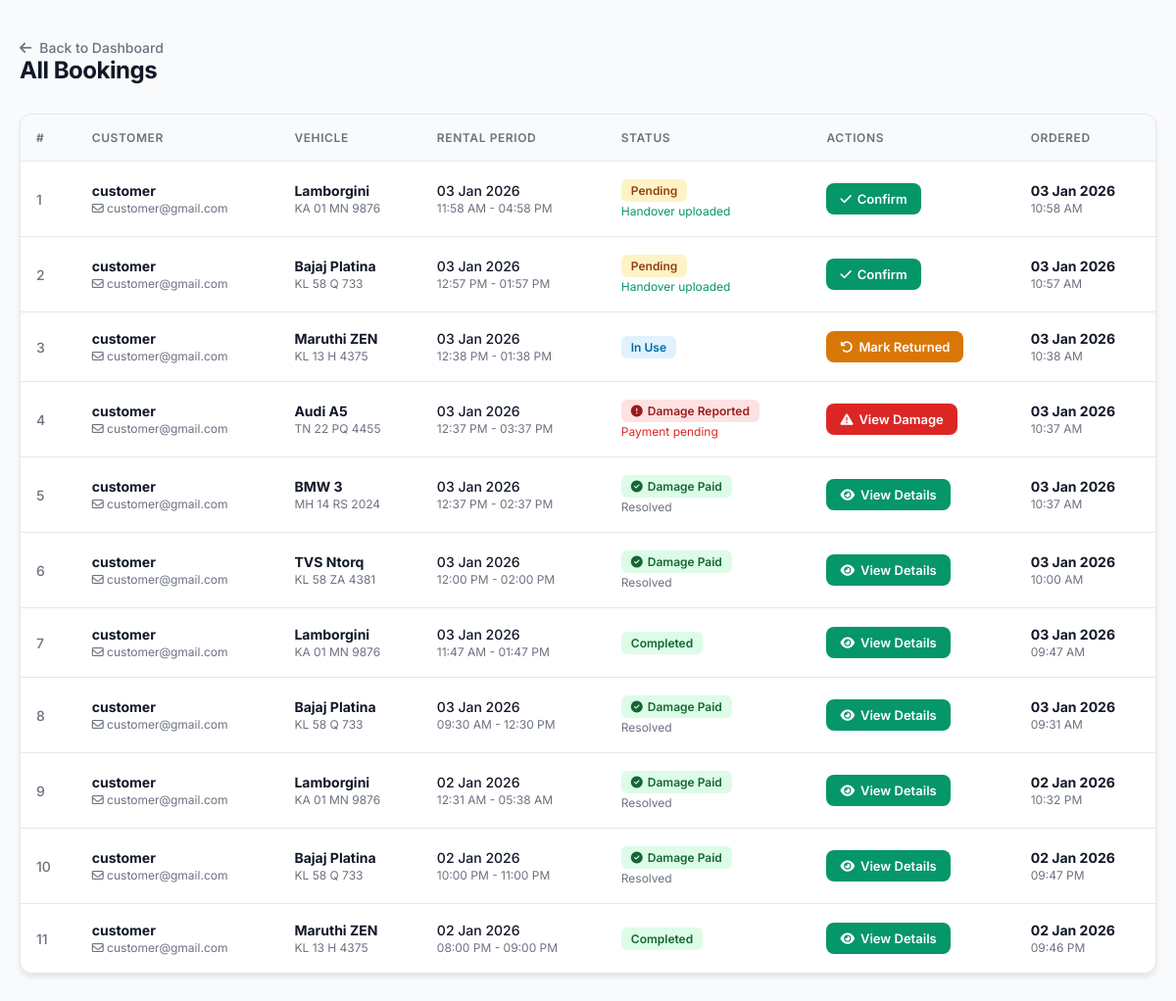
The page /admin_bookings/ (signed in) on the database as committed earlier.
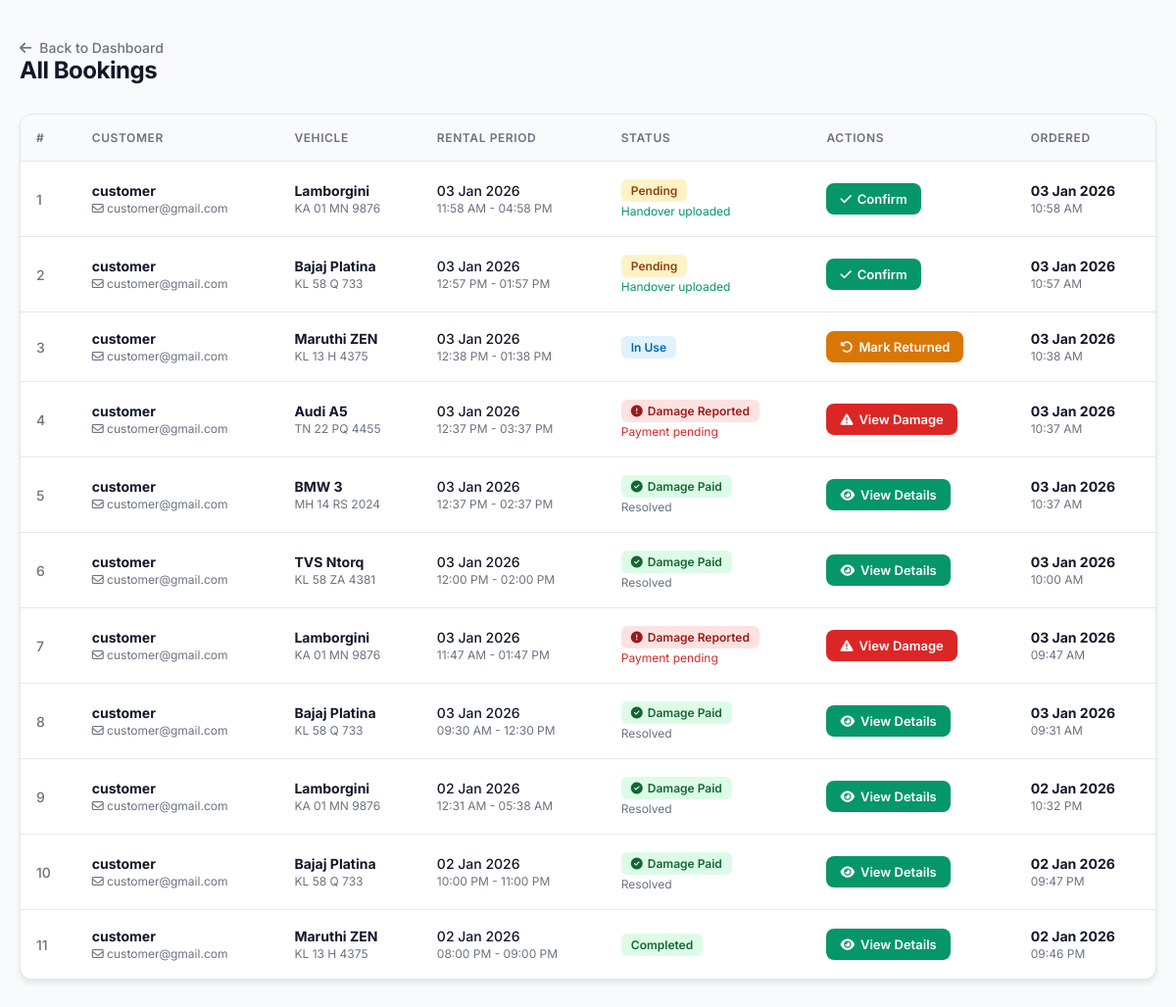
The same page on the database as committed later.
### wheelzy_app/models.py (models this page shows, shortened)
class Booking(models.Model):
    STATUS_CHOICES = (
        ('pending', 'Pending'),
        ('confirmed', 'Confirmed'),
        ('in_use', 'In Use'),
        ('returned', 'Completed'),
        ('damage_reported', 'Damage Reported'),
        ('cancelled', 'Cancelled'),
    )
    user = models.ForeignKey(
        User,
        on_delete=models.CASCADE,
        related_name="bookings",null=True, blank=True
    )
    vehicle = models.ForeignKey(
        Vehicle,
        on_delete=models.CASCADE,
        related_name="bookings", null=True, blank=True
    )
    start_time = models.DateTimeField()
    end_time = models.DateTimeField()
    total_price = models.DecimalField(
        max_digits=10,
        decimal_places=2,
        default=0
    )
    status = models.CharField(
        max_length=20,
        choices=STATUS_CHOICES,
        default="pending"
    )
    ordered_at = models.DateTimeField(auto_now_add=True)

class Vehicle(models.Model):
    VEHICLE_TYPES = (
        ("car", "Car"),
        ("bike", "Bike"),
    )
    owner = models.ForeignKey(
        User,
        on_delete=models.CASCADE,
        related_name="vehicles",
        null=True,
        blank=True
    )
    vehicle_name = models.CharField(max_length=255)
    vehicle_type = models.CharField(max_length=25, choices=VEHICLE_TYPES)
    number_plate = models.CharField(max_length=50, unique=True)
    price_per_hour = models.PositiveIntegerField()
    seats = models.PositiveIntegerField(blank=True)
    image = models.ImageField(upload_to="vehicles/", null=True, blank=True)
    is_available = models.BooleanField(default=True)

### wheelzy_app/views.py (the view)
# urls.py: path("admin_bookings/", views.admin_bookings, name="admin_bookings"),
@login_required
def admin_bookings(request):
    if not request.user.is_superuser:
        return redirect("home")
    bookings = Booking.objects.select_related("vehicle", "user").order_by("-ordered_at")
    return render(request, "admin_bookings.html", {"bookings": bookings})

### wheelzy_app/templates/admin_bookings.html (shortened to what the changed rows need)
<!DOCTYPE html>
<html lang="en">
<head>
    <link rel="stylesheet" href="https://cdnjs.cloudflare.com/ajax/libs/font-awesome/6.5.1/css/all.min.css">
</head>
<body>
<div class="container">
    <div class="header-section">
        <div class="header-left">
            <h2>All Bookings</h2>
        </div>
    </div>
    <div class="table-container">
        <table>
            <thead>
                <tr>
                    <th>#</th>
                    <th>Customer</th>
                    <th>Vehicle</th>
                    <th>Rental Period</th>
                    <th>Status</th>
                    <th>Actions</th>
                    <th>Ordered</th>
                </tr>
            </thead>
            <tbody>
            {% for booking in bookings %}
            <tr>
                <td style="color: var(--text-muted); font-weight: 500;">{{ forloop.counter }}</td>
                <td class="user-info">
                    <strong>{{ booking.user.username }}</strong>
                    <span class="muted"><i class="fa-regular fa-envelope"></i> {{ booking.user.email }}</span>
                </td>
                <td class="vehicle-info">
                    <strong>{{ booking.vehicle.vehicle_name }}</strong>
                    <span class="muted"> {{ booking.vehicle.number_plate }}</span>
                </td>
                <td>
                    <div style="font-weight: 500;">{{ booking.start_time|date:"d M Y" }}</div>
                    <span class="muted">{{ booking.start_time|date:"h:i A" }} - {{ booking.end_time|date:"h:i A" }}</span>
                </td>
                <td>
                    {% if booking.status == "damage_reported" and booking.damage_report and booking.damage_report.is_paid %}
                        <span class="status damage_paid"><i class="fa-solid fa-circle-check"></i> Damage Paid</span>
                        <div class="muted">Resolved</div>
                    {% elif booking.status == "damage_reported" %}
                        <span class="status damage_reported"><i class="fa-solid fa-circle-exclamation"></i> Damage Reported</span>
                        <div class="muted" style="color:var(--danger);">Payment pending</div>
                    {% else %}
                        <span class="status {{ booking.status }}">
                            {{ booking.get_status_display }}
                        </span>
                    {% endif %}
                </td>
                <td>
                    {% if booking.status == "damage_reported" %}
                        {% if booking.damage_report and booking.damage_report.is_paid %}
                            <a href="{% url 'admin_booking_details' booking.id %}" class="btn btn-success">
                                <i class="fa-solid fa-eye"></i> View Details
                            </a>
                        {% else %}
                            <a href="{% url 'admin_damage_details' booking.id %}" class="btn btn-danger">
                                <i class="fa-solid fa-triangle-exclamation"></i> View Damage
                            </a>
                        {% endif %}
                    {% endif %}
                    {% if booking.status == "returned" %}
                        <a href="{% url 'admin_booking_details' booking.id %}" class="btn btn-success">
                            <i class="fa-solid fa-eye"></i> View Details
                        </a>
                    {% endif %}
                </td>
                <td>
                    <strong>{{ booking.ordered_at|date:"d M Y" }}</strong>
                    <span class="muted">{{ booking.ordered_at|time:"h:i A" }}</span>
                </td>
            </tr>
            {% endfor %}
            </tbody>
        </table>
    </div>
</div>
</body>
</html>

Rows that differ between the two databases and show on the page:
changed Booking "11:47 AM": status "Completed" → (not shown); status "View Details" → "Damage Reported Payment pending View Damage"
